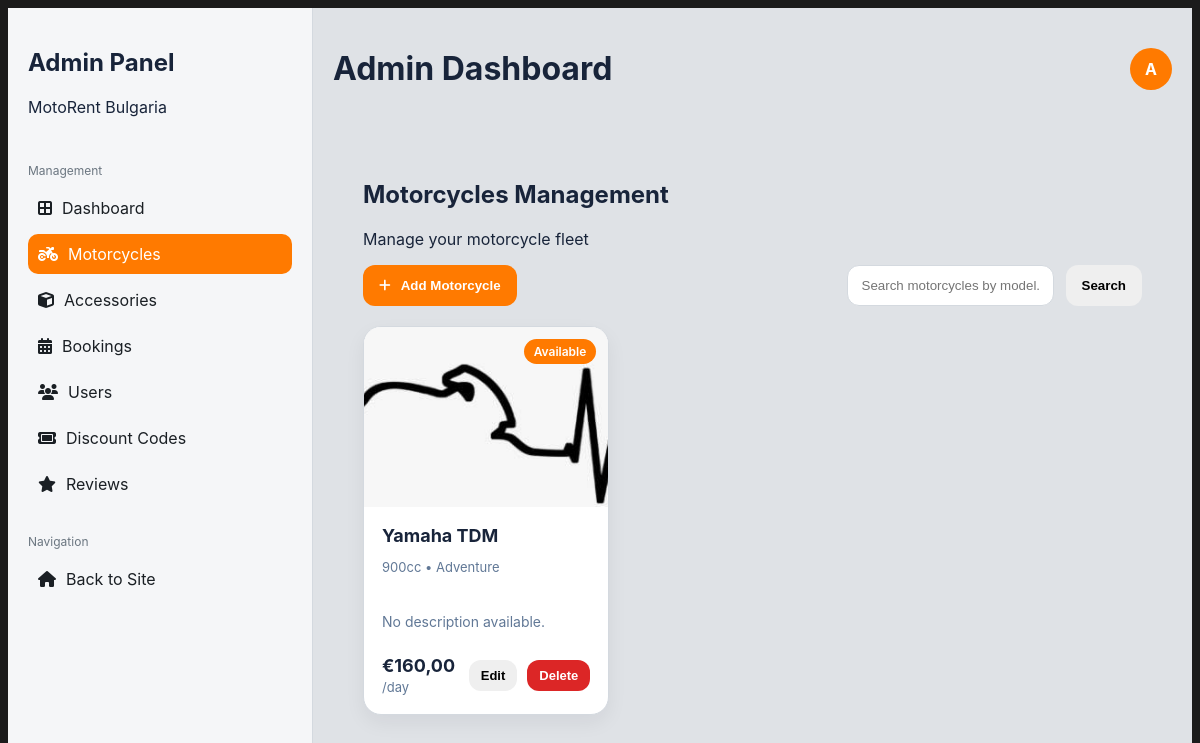
The page /dashboard/admin/motorcycles/ (signed in) on the database its author committed.
### catalog/models.py (models this page shows, shortened)
class Motorcycle(models.Model):
    CATEGORY_CHOICES = [
        ("sport", "Sport"),
        ("touring", "Touring"),
        ("adventure", "Adventure"),
        ("cruiser", "Cruiser"),
        ("naked", "Naked"),
        ("scooter", "Scooter"),
    ]
    STATUS_CHOICES = [
        ("available", "Available"),
        ("booked", "Booked"),
        ("maintenance", "Maintenance"),
        ("unavailable", "Unavailable"),
    ]
    brand = models.CharField(max_length=100)
    model = models.CharField(max_length=100)
    description = models.TextField(blank=True)
    category = models.CharField(max_length=30, choices=CATEGORY_CHOICES, default="sport")
    price_per_day = models.DecimalField(max_digits=10, decimal_places=2)
    engine_cc = models.PositiveIntegerField(default=0)
    status = models.CharField(max_length=20, choices=STATUS_CHOICES, default="available")
    image = models.ImageField(upload_to="motorcycles/", blank=True, null=True)

### catalog/admin_views.py (the view)
# urls.py: path("dashboard/admin/motorcycles/", admin_views.admin_motorcycles, name="admin_motorcycles"),
@login_required
@user_passes_test(is_admin_user)
def admin_motorcycles(request):
    search = request.GET.get("q", "").strip()
    motorcycles = Motorcycle.objects.all().order_by("-id")
    if search:
        motorcycles = motorcycles.filter(model__icontains=search)
    return render(request, "admin_panel/motorcycles.html", {
        "motorcycles": motorcycles,
        "search": search,
    })

### catalog/admin_views.py (called while the page is built)
def is_admin_user(user):
    return user.is_authenticated and (user.is_staff or user.is_superuser)

### templates/admin_panel/motorcycles.html (shortened to what this page needs)
{% extends "admin_panel/base_admin.html" %}
{% block page_title %}Admin Dashboard{% endblock %}
{% block content %}
<div class="admin-panel">
  <h2 class="admin-page-title admin-page-title--small">Motorcycles Management</h2>
  <p class="admin-page-subtitle">Manage your motorcycle fleet</p>
  <div class="admin-toolbar">
    <button type="button" class="admin-btn admin-btn--primary" onclick="toggleMotorcycleForm()">
      <i class="fas fa-plus"></i>
      <span>Add Motorcycle</span>
    </button>
    <form method="get" class="admin-search">
      <input
        type="text"
        name="q"
        value="{{ search }}"
        placeholder="Search motorcycles by model..."
        class="admin-input"
      >
      <button type="submit" class="admin-btn admin-btn--secondary">Search</button>
    </form>
  </div>
  <div class="admin-motorcycles-grid">
    {% for motorcycle in motorcycles %}
      <div class="admin-motorcycle-card">
        <div class="admin-motorcycle-card__image">
          {% if motorcycle.image %}
            <img src="{{ motorcycle.image.url }}" alt="{{ motorcycle.brand }} {{ motorcycle.model }}">
          {% else %}
            <div class="admin-motorcycle-card__placeholder">
              <i class="fas fa-motorcycle"></i>
              <span>No Image</span>
            </div>
          {% endif %}
          <span class="admin-status-badge admin-status-badge--{{ motorcycle.status|lower }}">
            {{ motorcycle.status|title }}
          </span>
        </div>
        <div class="admin-motorcycle-card__body">
          <div class="admin-motorcycle-card__top">
            <div>
              <h3>{{ motorcycle.brand }} {{ motorcycle.model }}</h3>
              <p class="admin-motorcycle-card__meta">
                {% if motorcycle.engine_cc %}{{ motorcycle.engine_cc }}cc • {% endif %}
                {{ motorcycle.category|title }}
              </p>
            </div>
          </div>
          <p class="admin-motorcycle-card__desc">
            {{ motorcycle.description|default:"No description available."|truncatechars:110 }}
          </p>
          <div class="admin-motorcycle-card__bottom">
            <div class="admin-price">
              <strong>€{{ motorcycle.price_per_day }}</strong>
              <span>/day</span>
            </div>
            <div class="admin-card-actions">
              <button
                  type="button"
                  class="admin-btn admin-btn--ghost admin-btn--sm"
                  onclick="openEditModal('{{ motorcycle.id }}', '{{ motorcycle.brand }}', '{{ motorcycle.model }}', '{{ motorcycle.description }}', '{{ motorcycle.price_per_day }}')">
                  Edit
              </button>
              <form method="post" action="{% url 'admin_delete_motorcycle' motorcycle.pk %}" onsubmit="return confirm('Are you sure you want to delete this motorcycle?');">
                <button type="submit" class="admin-btn admin-btn--danger admin-btn--sm">Delete</button>
              </form>
            </div>
          </div>
        </div>
      </div>
    {% empty %}
      <div class="admin-box admin-box--full">
        <div class="admin-empty">No motorcycles found.</div>
      </div>
    {% endfor %}
  </div>
</div>
{% endblock %}

### templates/admin_panel/base_admin.html (shortened to what this page needs)
{% load static %}
<!DOCTYPE html>
<html lang="en">
<head>
  <link rel="stylesheet" href="{% static 'css/site.css' %}">
  <link rel="stylesheet" href="{% static 'css/admin.css' %}">
  <link rel="stylesheet" href="https://cdnjs.cloudflare.com/ajax/libs/font-awesome/6.5.0/css/all.min.css">
</head>
<body>
  <div class="admin-shell">
    <div class="admin-layout">
      <aside class="admin-sidebar">
        <div class="admin-brand">
          <h2>Admin Panel</h2>
          <p>MotoRent Bulgaria</p>
        </div>
        <div class="admin-section">
          <div class="admin-section-title">Management</div>
          <a href="{% url 'admin_dashboard' %}"
             class="admin-link {% if request.resolver_match.url_name == 'admin_dashboard' %}active{% endif %}">
            <i class="fas fa-border-all"></i>
            <span>Dashboard</span>
          </a>
          <a href="{% url 'admin_motorcycles' %}"
             class="admin-link {% if request.resolver_match.url_name == 'admin_motorcycles' %}active{% endif %}">
            <i class="fas fa-motorcycle"></i>
            <span>Motorcycles</span>
          </a>
          <a href="{% url 'admin_accessories' %}"
             class="admin-link {% if request.resolver_match.url_name == 'admin_accessories' %}active{% endif %}">
              <i class="fas fa-cube"></i>
              <span>Accessories</span>
          </a>
          <a href="{% url 'admin_bookings' %}"
               class="admin-link {% if request.resolver_match.url_name == 'admin_bookings' %}active{% endif %}">
              <i class="fas fa-calendar-alt"></i>
              <span>Bookings</span>
          </a>
          <a href="{% url 'admin_users' %}"
               class="admin-link {% if request.resolver_match.url_name == 'admin_users' %}active{% endif %}">
              <i class="fas fa-users"></i>
              <span>Users</span>
          </a>
          <a href="{% url 'admin_discount_codes' %}"
               class="admin-link {% if request.resolver_match.url_name == 'admin_discount_codes' %}active{% endif %}">
              <i class="fas fa-ticket"></i>
              <span>Discount Codes</span>
          </a>
          <a href="{% url 'admin_reviews' %}"
               class="admin-link {% if request.resolver_match.url_name == 'admin_reviews' %}active{% endif %}">
              <i class="fas fa-star"></i>
              <span>Reviews</span>
          </a>
        <div class="admin-section">
          <div class="admin-section-title">Navigation</div>
          <a href="{% url 'home' %}" class="admin-link">
            <i class="fas fa-home"></i>
            <span>Back to Site</span>
          </a>
        </div>
      </aside>
      <main class="admin-main">
        <div class="admin-topbar">
          <div class="admin-topbar-left">
              <h1>{% block page_title %}Admin Dashboard{% endblock %}</h1>
          </div>
          <div class="admin-user-badge">
            {{ request.user.username|first|upper }}
          </div>
        </div>
        <div class="admin-content">
          {% block content %}{% endblock %}
        </div>
      </main>
    </div>
  </div>
</body>
</html>

### static/css/site.css (style rules this page uses)
:root { --orange:#ff7a00; --dark:#0f141a; --text:#1a1f24; --muted:#6b7680; --card:#ffffff; --border:#e8edf2; --shadow: 0 10px 30px rgba(0,0,0,.10); }
* { box-sizing:border-box }
body { margin:0;font-family:Inter,system-ui,Arial,sans-serif;color:var(--text);background:#fff }
a { color:inherit }
.admin-layout { display: flex; height: 100vh; }
.admin-sidebar { width: 260px; background: #f8fafc; border-right: 1px solid #e8edf2; padding: 20px; }
.admin-section { margin-top: 30px; }
.admin-section-title { font-size: 12px; color: #6b7680; margin-bottom: 10px; }
.admin-link { display: flex; align-items: center; gap: 10px; padding: 10px; border-radius: 10px; text-decoration: none; color: #1a1f24; margin-bottom: 6px; }
.admin-link.active { background: #ff7a00; color: #fff; }
.admin-main { flex: 1; padding: 20px; background: #f1f5f9; }
.admin-topbar { display: flex; justify-content: space-between; align-items: center; }
.admin-content { margin-top: 20px; }

### static/css/admin.css (style rules this page uses)
:root { --admin-bg:#dfe2e6; --admin-surface:#ffffff; --admin-border:#d4d9df; --admin-text:#18243a; --admin-muted:#617896; --admin-orange:#ff7a00; --admin-orange-dark:#eb6f00; --admin-blue:#2b63ff; --admin-green:#16a34a; --admin-purple:#9333ea; --admin-gold:#d18a00; --admin-danger:#dc2626; --admin-danger-dark:#b91c1c; --admin-shadow:0 8px 20px rgba(15, 23, 42, .06); }
html, body { margin:0; padding:0; background:#1b1b1b; font-family:Inter,system-ui,Arial,sans-serif; color:var(--admin-text); }
* { box-sizing:border-box; }
.admin-shell { min-height:100vh; padding:8px; background:#1b1b1b; }
.admin-layout { display:flex; min-height:calc(100vh - 16px); background:var(--admin-bg); border-radius:20px; overflow:visible; }
.admin-sidebar { width:305px; background:#f5f6f8; border-right:1px solid var(--admin-border); display:flex; flex-direction:column; flex-shrink:0; }
.admin-main { flex:1; min-width:0; background:var(--admin-bg); overflow-y:auto; }
.admin-content { padding:30px; }
.admin-toolbar { display:flex; justify-content:space-between; gap:20px; margin-bottom:20px; flex-wrap:wrap; }
.admin-search { display:flex; gap:12px; }
.admin-input, .admin-textarea, .admin-file-input { width:100%; padding:12px 14px; border-radius:12px; border:1px solid var(--admin-border); background:#fff; }
.admin-btn { padding:12px 16px; border:none; border-radius:12px; cursor:pointer; font-weight:700; display:flex; align-items:center; gap:10px; }
.admin-btn--primary { background:var(--admin-orange); color:#fff; }
.admin-user-badge { width:42px; height:42px; border-radius:50%; background:var(--admin-orange); color:#fff; display:flex; align-items:center; justify-content:center; font-weight:700; font-size:16px; cursor:pointer; transition:all .2s ease; flex-shrink:0; }
.admin-topbar { display:flex; justify-content:space-between; align-items:center; }
.admin-motorcycles-grid { display:grid; grid-template-columns:repeat(3, 1fr); gap:20px; margin-top:20px; }
.admin-motorcycle-card { background:#fff; border-radius:18px; overflow:hidden; border:1px solid var(--admin-border); box-shadow:var(--admin-shadow); display:flex; flex-direction:column; }
.admin-motorcycle-card__image { position:relative; height:180px; background:#f3f4f6; display:flex; align-items:center; justify-content:center; }
.admin-motorcycle-card__image img { width:100%; height:100%; object-fit:cover; }
.admin-status-badge { position:absolute; top:12px; right:12px; padding:5px 10px; border-radius:20px; font-size:12px; font-weight:600; background:var(--admin-orange); color:#fff; }
.admin-motorcycle-card__body { padding:18px; display:flex; flex-direction:column; gap:10px; }
.admin-motorcycle-card__top h3 { font-size:18px; margin:0; }
.admin-motorcycle-card__meta { font-size:13px; color:var(--admin-muted); }
.admin-motorcycle-card__desc { font-size:14px; color:var(--admin-muted); line-height:1.4; }
.admin-motorcycle-card__bottom { display:flex; justify-content:space-between; align-items:center; margin-top:auto; }
.admin-price strong { font-size:18px; }
.admin-price span { font-size:13px; color:var(--admin-muted); }
.admin-card-actions { display:flex; gap:10px; }
.admin-btn--sm { padding:8px 12px; font-size:13px; }
.admin-btn--danger { background:var(--admin-danger); color:#fff; }

### rows shown on the page
Motorcycle: image (picture), status "Available", brand "Yamaha", model "TDM", engine_cc "900", category "Adventure", description "No description available.", price_per_day "160,00"

### other values the page prints
{{ request.user.username|first|upper }} "A"
